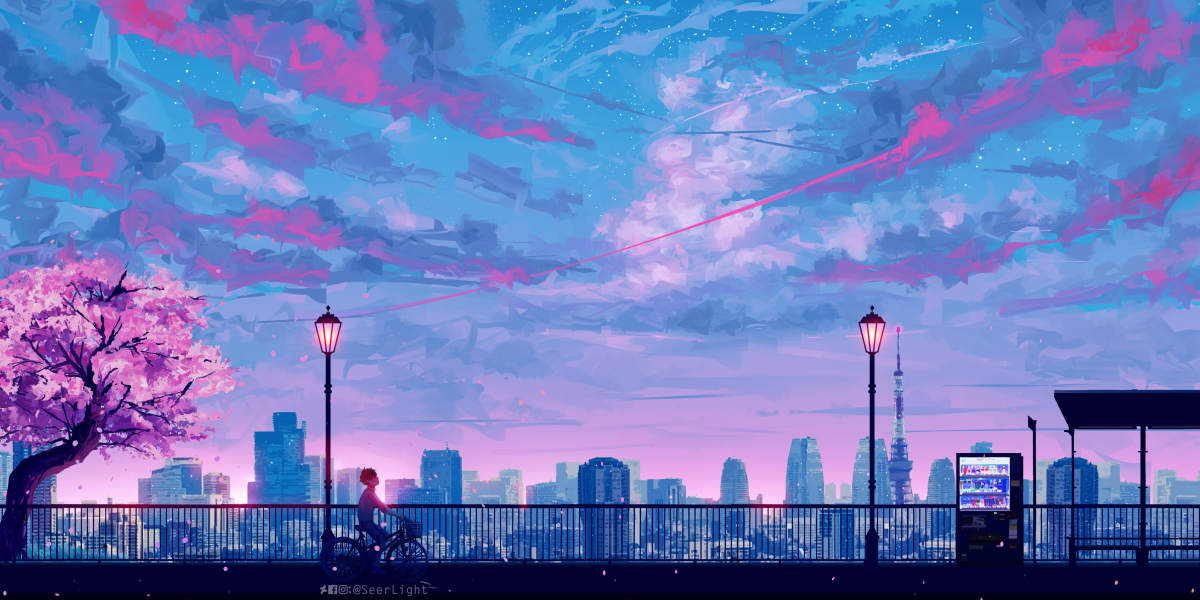
#> input picture image_process/src/2d6eb26d900a4631817007b08e7bf93e.jpg, 4800 x 2400 px (shown at 1/4 size)
$ python '图像裁剪.py'
#> lines starting #> are read from the running program, lines starting #| are printed output that depends on the picture
import cv2 as cv

img = cv.imread("./src/2d6eb26d900a4631817007b08e7bf93e.jpg")
#> img is the input picture: shape (2400, 4800, 3); mean B, G, R 188.6, 122.2, 106.4
print(img.shape)
#| (2400, 4800, 3)
cropped = img[0:1200, 0:2400]
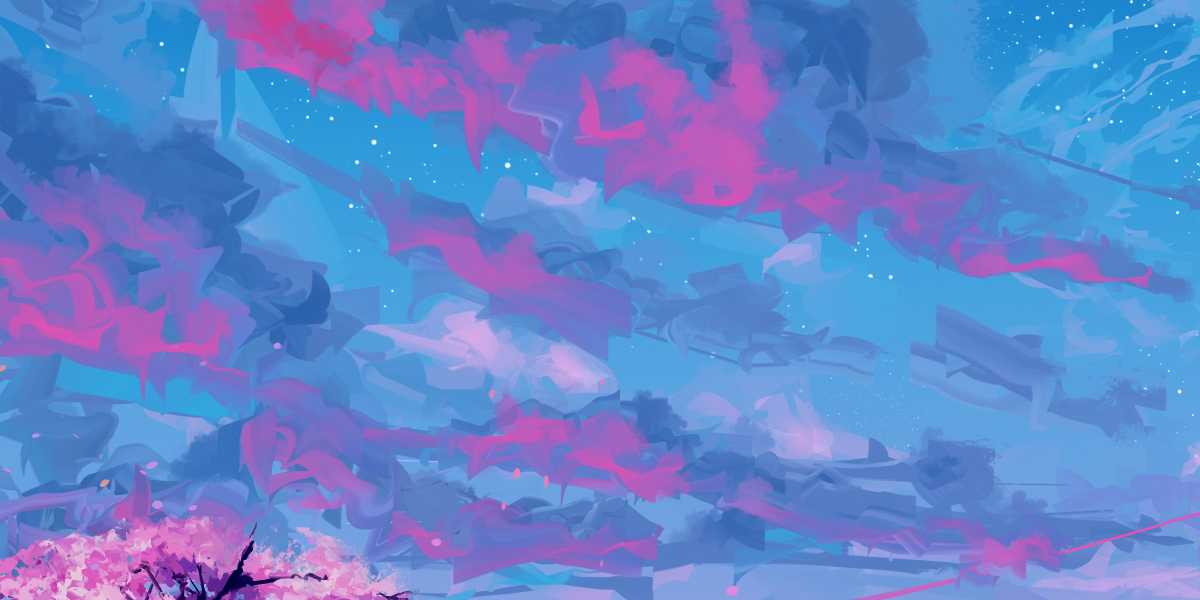
#> cropped: shape (1200, 2400, 3) (shown at 1/2 size); mean B, G, R 204.9, 132.3, 100.7
cv.imwrite("./src/2d6eb26d900a4631817007b08e7bf93e_cropped.jpg", cropped)

$ run again, with image_process/src/beach-5264739.jpg copied over image_process/src/2d6eb26d900a4631817007b08e7bf93e.jpg
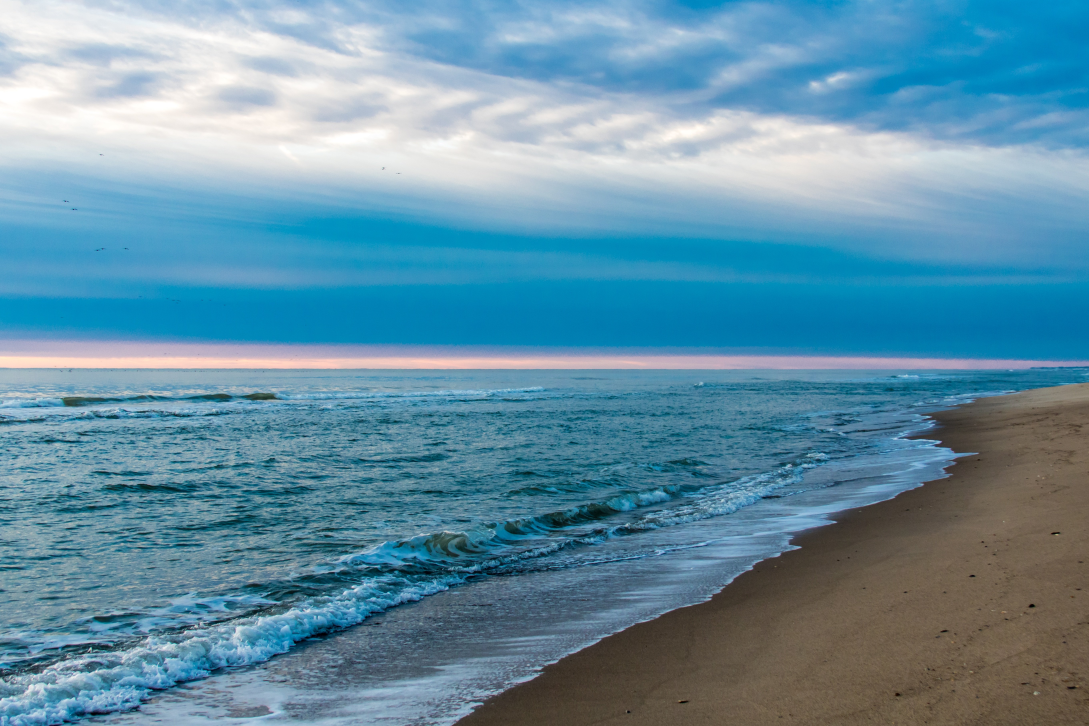
#> input picture image_process/src/beach-5264739.jpg, 5443 x 3629 px (shown at 1/5 size)
#> img is the input picture: shape (3629, 5443, 3); mean B, G, R 164.9, 144.3, 99.7
#| (3629, 5443, 3)
#> `cropped = img[0:1200, 0:2400]`:
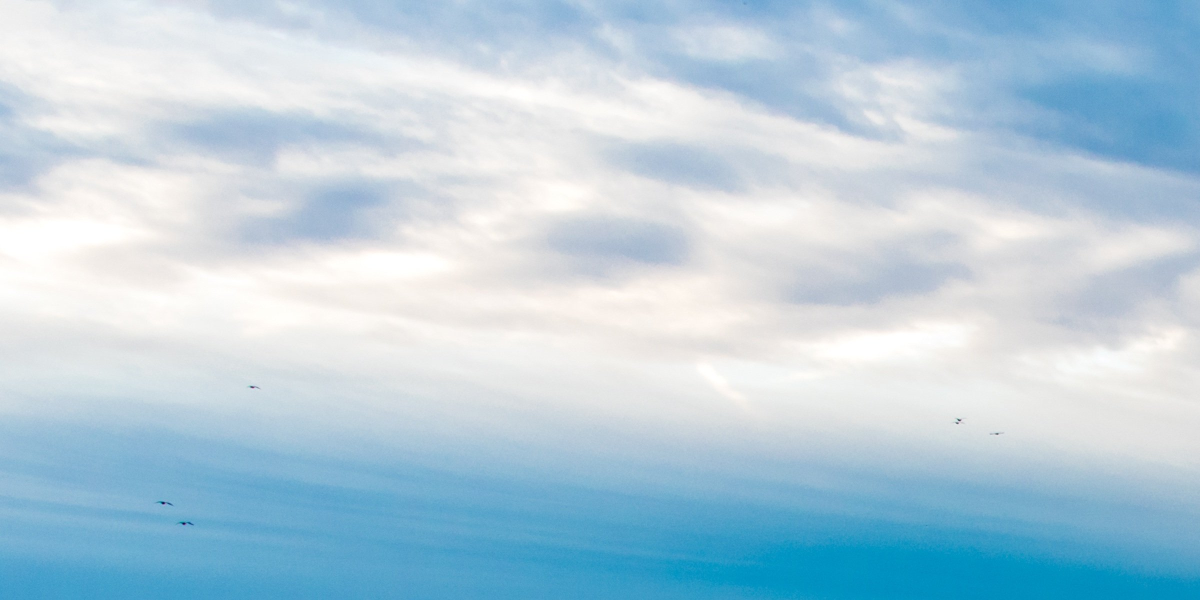
#> cropped: shape (1200, 2400, 3) (shown at 1/2 size); mean B, G, R 220.7, 206.4, 180.9
